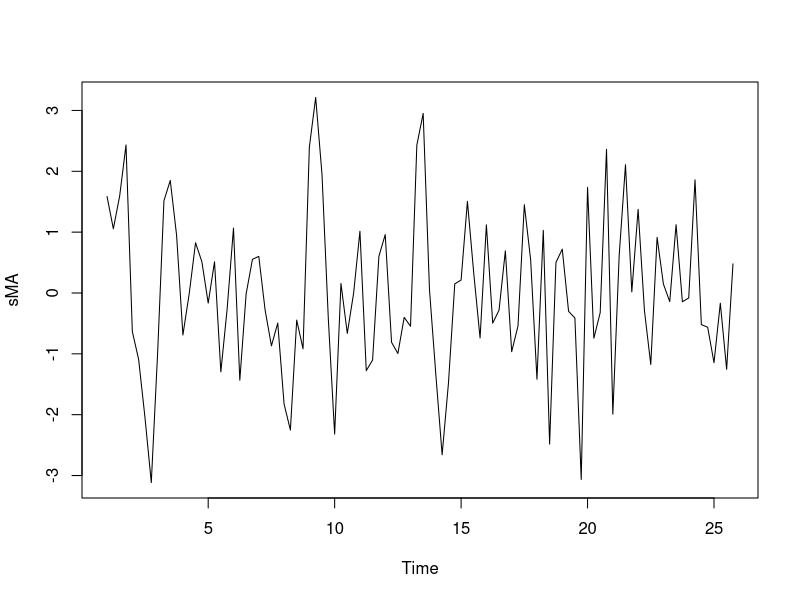
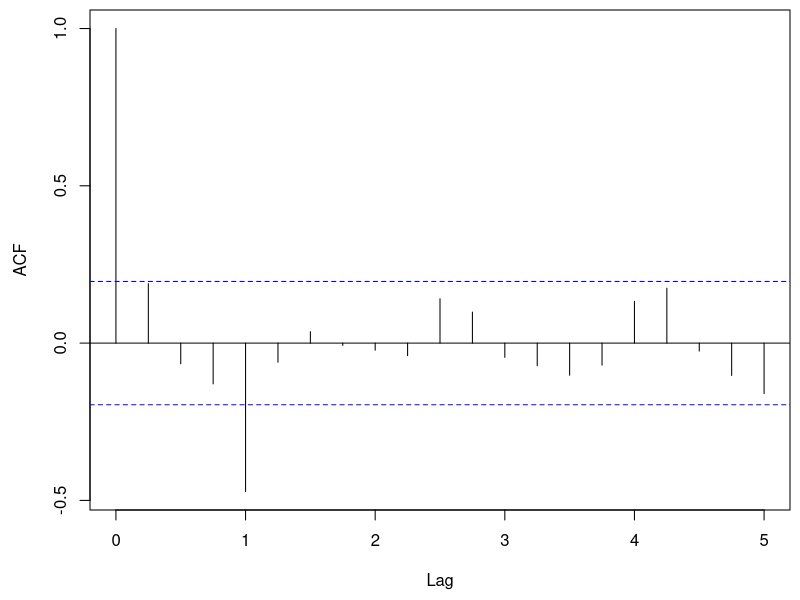
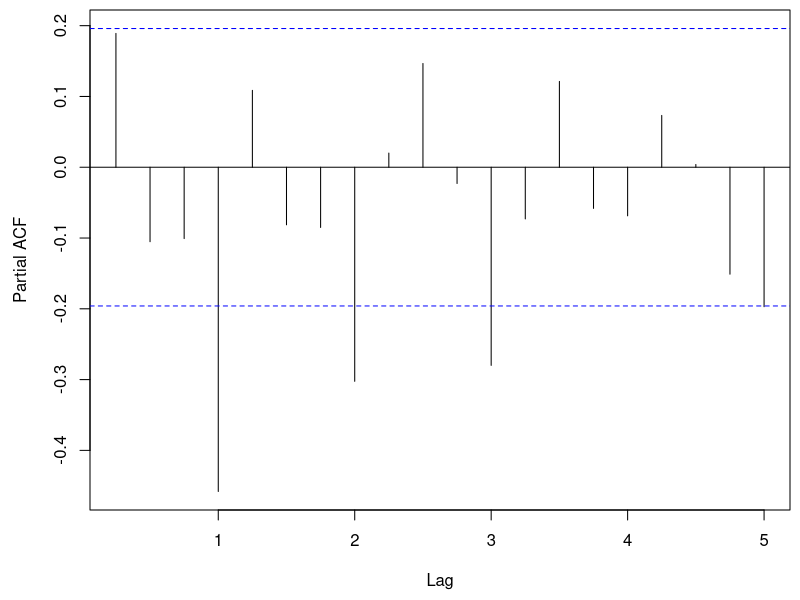

Generate these figures, in order, with R:
set.seed(123456)
Theta <- c(0, 0, 0, -0.8)
sMA <- arima.sim(list(order = c(0,0,4), ma = Theta), n = 100)
sMA <- ts(sMA, freq = 4)
plot(sMA)

win.graph(width=10, height=2.5)
par(mai=c(0.9, 0.9, 0.1, 0.1))

acf(sMA, lag = 20)
pacf(sMA, lag = 20)

savePlot("sMA1_pacf", type="eps")
